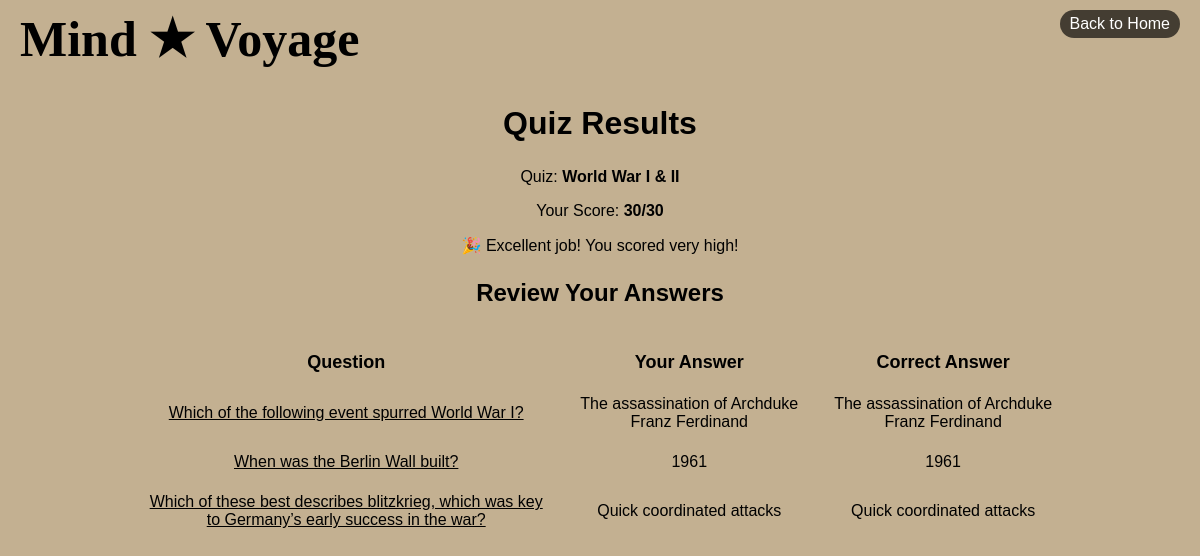
Screenshot of /quiz_app/result/12/ (signed in) with the database file from the repository.
### quiz_app/models.py (models this page shows, shortened)
class Result(models.Model):
    user = models.ForeignKey(User, on_delete=models.CASCADE, related_name="results")
    quiz = models.ForeignKey(Quiz, on_delete=models.CASCADE, related_name="results")
    score = models.IntegerField(null=True)
    attempted_at = models.DateTimeField(auto_now_add=True)

class Quiz(models.Model):
    CATEGORY_CHOICES = [
    ('Science', 'Science'),
    ('History', 'History'),
    ]
    title = models.CharField(max_length=200)
    category = models.CharField(max_length=50, choices=CATEGORY_CHOICES)  # Added category
    total_score = models.IntegerField(default=50)
    created_by = models.ForeignKey(User, on_delete=models.CASCADE)

class Question(models.Model):
    quiz = models.ForeignKey(Quiz, on_delete=models.CASCADE, related_name="questions")
    text = models.TextField()
    score = models.IntegerField(default=10)

class Answer(models.Model):
    question = models.ForeignKey(Question, on_delete=models.CASCADE, related_name="answers")
    text = models.CharField(max_length=200)
    is_correct = models.BooleanField(default=False)

### quiz_app/views.py (the view)
# urls.py: path('result/<int:result_id>/', views.result, name='result'),
def result(request, result_id):
    result = get_object_or_404(Result, id=result_id, user=request.user)
    questions = result.quiz.questions.all()
    total_score = sum(question.score for question in questions)
    question_answers = []
    for question in questions:
        correct_answer = question.answers.filter(is_correct=True).first()
        user_answer = result.user_answers.filter(question=question).first()
        question_answers.append({
            'question': question.text,
            'user_answer': user_answer.answer.text if user_answer else "No answer",
            'correct_answer': correct_answer.text if correct_answer else "No correct answer",
        })
    percentage_score = (result.score / total_score) * 100 if total_score > 0 else 0
    context = {
        'result': result,
        'question_answers': question_answers,
        'total_score': total_score,
        'percentage_score': round(percentage_score, 2)
    }
    return render(request, 'result.html', context)

### quiz_app/templates/result.html (shortened to what this page needs)
{% load static %}
<!DOCTYPE html>
<html lang="en">
<head>
    <link rel="stylesheet" href="{% static 'css/result.css' %}">
</head>
<body>
    <header>
        <div class="logo">Mind ★ Voyage</div>
        <a href="{% url 'index' %}" class="back">Back to Home</a>
    </header>
    <h2>Quiz Results</h2>
    <p>Quiz: <strong>{{ result.quiz.title }}</strong></p>
    <p>Your Score: <strong>{{ result.score }}/{{ total_score }}</strong></p>
    {% if percentage_score >= 80 %}
        <p>🎉 Excellent job! You scored very high!</p>
    {% elif percentage_score >= 50 %}
        <p>😊 Good effort! You did well.</p>
    {% else %}
        <p>😢 Keep practicing! You can do better next time.</p>
    {% endif %}
    <h3>Review Your Answers</h3>
    <table class="table">
        <tr>
            <th>Question</th>
            <th>Your Answer</th>
            <th>Correct Answer</th>
        </tr>
        {% for qa in question_answers %}
        <tr>
            <td class="question">{{ qa.question }}</td>
            <td>{{ qa.user_answer }}</td>
            <td>{{ qa.correct_answer }}</td>
        </tr>
        {% endfor %}
    </table>
</body>
</html>

### static/css/result.css (style rules this page uses)
body { font-family: Arial, sans-serif; background: #C3B091; color: black; text-align: center; margin: 0; padding: 0; }
header { display: flex; justify-content: space-between; align-items: flex-start; padding: 10px 20px; background-color: #C3B091; }
.logo { font-family: fantasy; font-size: 50px; font-weight: bold; }
.back { color: white; text-decoration: none; background: rgba(0, 0, 0, 0.65); padding: 5px 10px; border-radius: 20px; cursor: pointer; }
table { text-align: center; margin: 20px auto; border-collapse: separate; border-spacing: 20px; width: 80%; }
.question { text-decoration: underline; }
table th { font-size: large; font-weight: bold; }
h3 { font-size: x-large; }
h2 { font-size: xx-large; }

### rows the page displays
Result: quiz "World War I & II", score "30"
Question: question "Which of the following event spurred World War I?"
Answer: user_answer "The assassination of Archduke Franz Ferdinand", correct_answer "The assassination of Archduke Franz Ferdinand"
Question: question "When was the Berlin Wall built?"
Answer: user_answer "1961", correct_answer "1961"
Question: question "Which of these best describes blitzkrieg, which was key to Germany’s early success in the war?"
Answer: user_answer "Quick coordinated attacks", correct_answer "Quick coordinated attacks"

### other values shown
{{ total_score }} "30"
